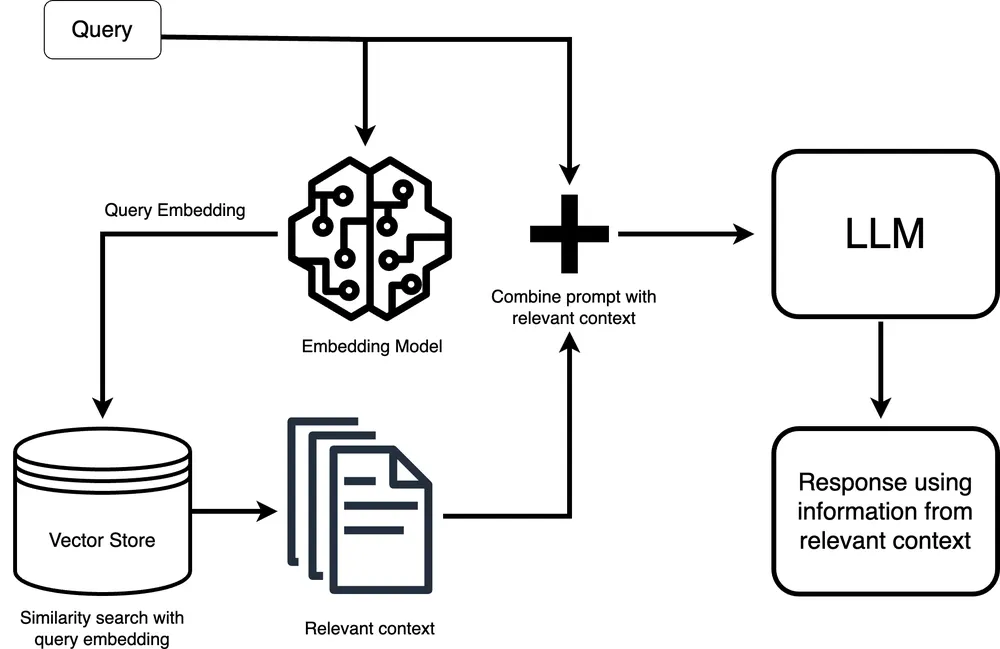
#> input picture sample_data/rag_template-image1.webp, 1000 x 649 px, shrunk from 2056 x 1334 before the run
$ python -i image_processing.py   (imports and definitions only)
#> lines starting #> are read from the running program, lines starting #| are printed output that depends on the picture; after the words box and inside, x2 and y2 are one past the last pixel; in counts of white or black regions, pixels touching at a corner belong together
from PIL import Image
import cv2

from PIL import Image
import cv2

def extract_image_features(image_path):
#> called with image_path = 'sample_data/rag_template-image1.webp'
    image_pil = Image.open(image_path)
#> image_pil is the input picture: PIL image 1000x649 RGB; mean R, G, B 235.4, 235.6, 235.8
    image_pil = image_pil.convert('L')
#> image_pil: PIL image 1000x649 L
    image_cv = cv2.imread(image_path, cv2.IMREAD_GRAYSCALE)

    edges = cv2.Canny(image_cv, 50, 150)
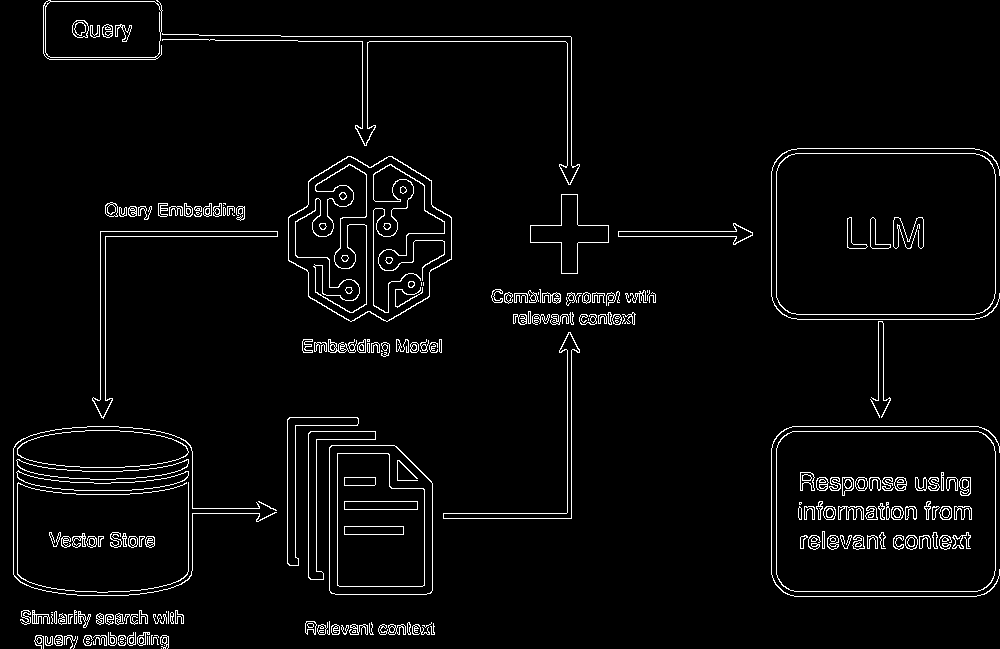
#> edges: shape (649, 1000); 3.6% white in thin lines or dots
    contours, _ = cv2.findContours(edges, cv2.RETR_EXTERNAL, cv2.CHAIN_APPROX_SIMPLE)
#> contours = 152 contours, 61 with area under 20; largest, box (x1, y1, x2, y2) and area: (776, 153, 996, 315) 34817, (776, 431, 996, 592) 34639, (288, 156, 452, 322) 20010, (329, 445, 433, 595) 14642, (43, 0, 163, 60) 6740

    return {
        "pil_image": image_pil,
        "edges": edges,
        "contours": contours
    }

>>> result = extract_image_features('sample_data/rag_template-image1.webp')
#> result = 3 items
